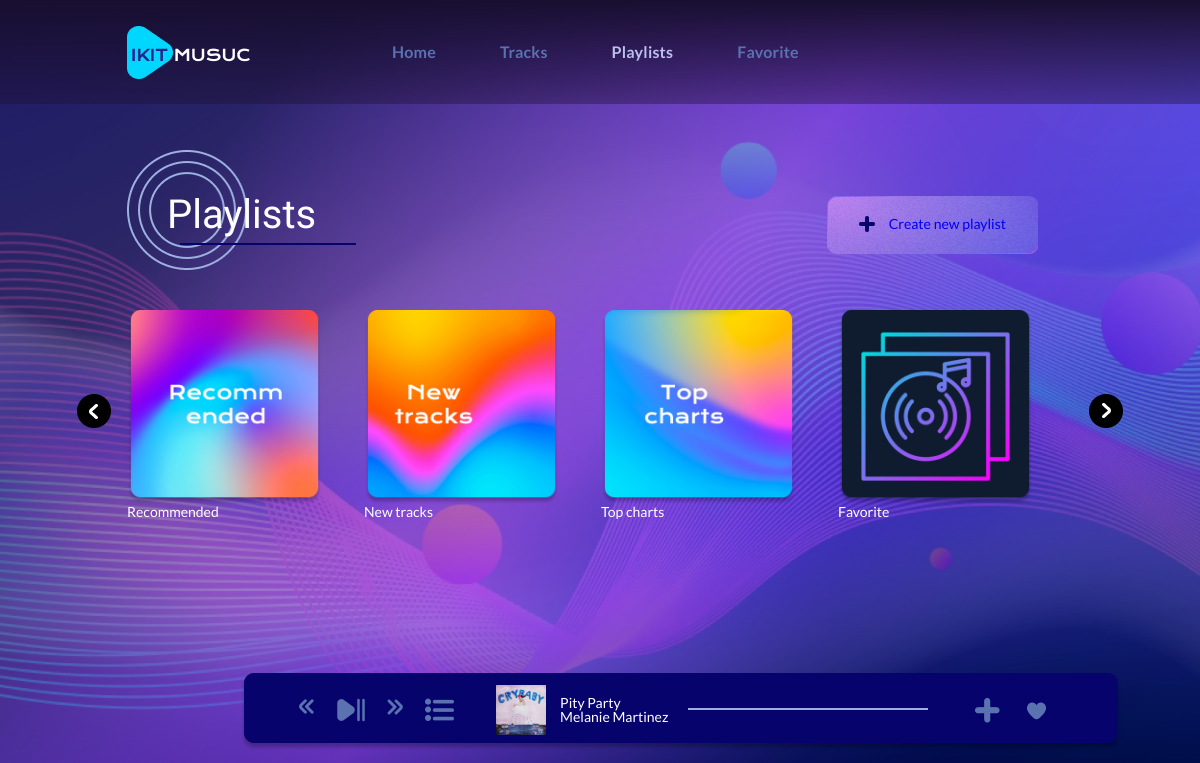
/2/track/1, run on an earlier commit of the app's database.
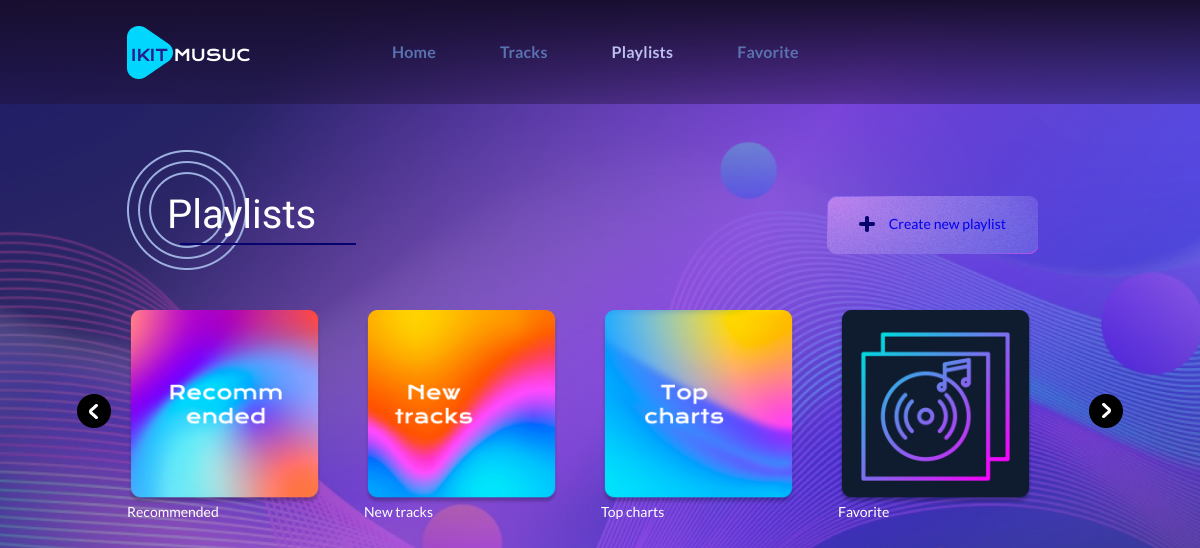
And on a later commit of the database.
### music/models.py (models this page shows, shortened)
class PlaylistsCompositions(models.Model):
    playlist = models.ForeignKey(Playlist, on_delete=models.CASCADE)
    composition = models.ForeignKey(Composition, on_delete=models.CASCADE)
    order = models.PositiveSmallIntegerField()
    class Meta:
        ordering = ['order']

class Composition(models.Model):
    name = models.CharField(max_length=255)
    author = models.CharField(max_length=255)
    cover = models.ImageField(upload_to="photos/%Y/%m/%d/")
    audio = models.FileField(upload_to="audio/%Y/%m/%d/")
    is_played = models.BooleanField(default=False)
    is_liked = models.BooleanField(default=False)
    order = models.PositiveSmallIntegerField(default=0, blank=True, null=True)
    class Meta:
        ordering = ['name', 'author']

### music/views.py (the view)
# urls.py: path('<int:playlist_id>/track/<int:track_order>', new_track, name="next"),
def new_track(request, playlist_id, track_order):
    playlists = Playlist.objects.all()
    playlist = Playlist.objects.get(id=playlist_id)
    track_order = count_order(playlist, track_order)
    if not PlaylistsCompositions.objects.filter(playlist=playlist):
        connection = None
    else:
        connection = PlaylistsCompositions.objects.get(order=track_order,
                                                       playlist=playlist)
    context = {
        'playlists': playlists,
        "playlist": playlist,
        "connection": connection,
    }
    return render(request, "music/index.html", context)

### music/functions.py (called while the page is built)
def count_order(playlist, order):
    size = PlaylistsCompositions.objects.filter(playlist=playlist).count()
    if order > size:
        order = 1
    elif order < 1:
        order = size
    return order

### music/templates/music/index.html (shortened to what the changed rows need)
{% load static %}
<!DOCTYPE html>
<html lang="en">
    <head>
        <link rel="stylesheet" href="{% static 'music/css/style.css' %}">
    </head>
    <body>
        <div class="wrapper">
            <main class="page">
                <section class="page__main-block main-block">
                    <div class="main-block__container container">
                        <div class="main-block__body">
                            <div class="flex-container">
                                <h1 class="main-block__title">
                                    Playlists
                                </h1>
                            </div>
                        </div>
                    </div>
                </section>
                {% if connection %}
                <div class="play-track">
                    <div class="play__container">
                        <div class="play__control">
                    <a href="{% url 'next' playlist.pk connection.order|add:'-1' %}" class="play__previous">
                        <img src="{% static 'music/img/play/previos.png' %}"
                             alt="prev">
                    </a>
                    <a href="#" class="play__pause">
                        <img src="{% static 'music/img/play/play-pause 1.png' %}"
                             alt="play">
                    </a>
                    <a href="{% url 'next' playlist.pk connection.order|add:1 %}" class="play__next">
                        <img src="{% static 'music/img/play/next.png' %}"
                             alt="next">
                    </a>
                    <a href="{% url 'playlist' playlist.pk %}" class="play__list">
                        <img src="{% static 'music/img/play/list 1.png' %}"
                             alt="playlist">
                    </a>
                </div>
                        <div class="play__composition">
                    <div class="play__image">
                        <img src="{{ connection.composition.cover.url }}"
                             alt="">
                    </div>
                    <div class="play__track">
                        <div class="track__name">
                            {{ connection.composition.name }}
                        </div>
                        <div class="track__author">
                            {{ connection.composition.author }}
                        </div>
                    </div>
                </div>
                        <div class="play__progress">
                    <div class="play__progress-container">
                        <div class="play__line"></div>
                    </div>
                </div>
                        <div class="play__add">
                    <a href="{% url 'choose' connection.composition.pk %}" class="play__plus">
                        <img src="{% static 'music/img/play/plus-small 1.png' %}"
                             alt="">
                    </a>
                    {% if connection.composition.is_liked %}
                    <a href="{% url 'remove' connection.composition.pk %}" class="play__like">
                        <img src="{% static 'music/img/heart 2.png' %}" alt="">
                    </a>
                    {% else %}
                    <a href="{% url 'add' connection.composition.pk 5 %}" class="play__like">
                        <img src="{% static 'music/img/tracks/like.png' %}" alt="">
                    </a>
                    {% endif %}
                </div>
                    </div>
                </div>
                {% endif %}
            </main>
        </div>
    </body>
</html>

What changed in the data, as far as the page shows it:
removed PlaylistsCompositions: composition.cover (picture), composition.name "Pity Party", composition.author "Melanie Martinez"
